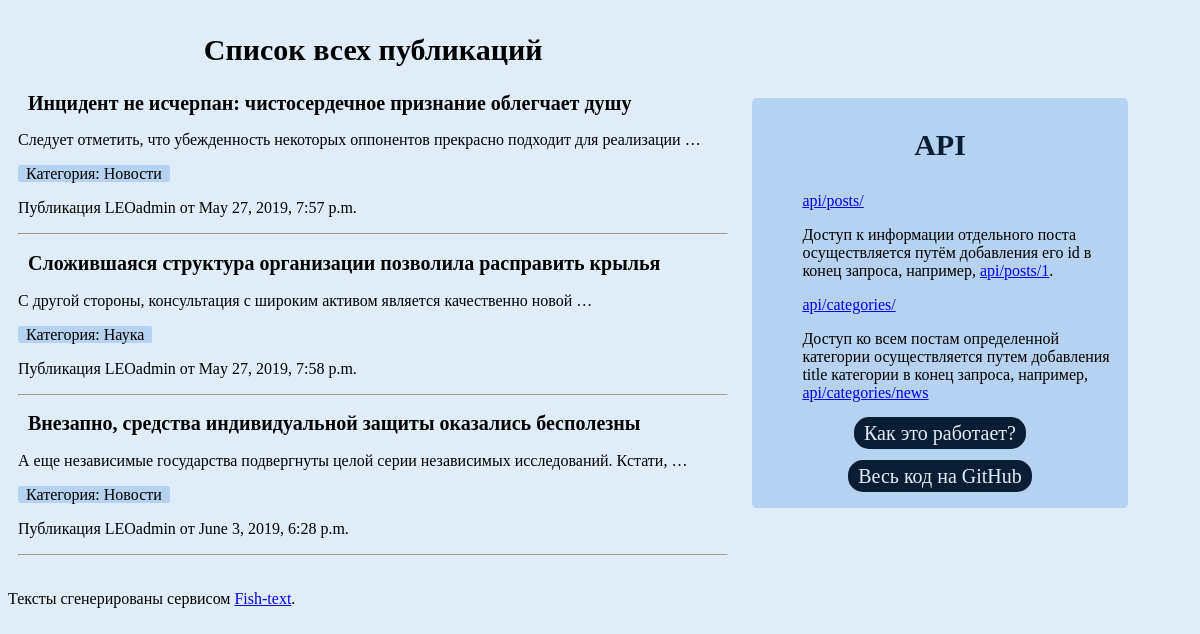
The page / on the database its author committed.
### posts/models.py (models this page shows, shortened)
class Post(models.Model):
    STATUS_CHOICES = (
        ('draft', 'Черновик'),
        ('published', 'Опубликован'),
    )
    title = models.CharField(
        max_length=250
    )
    slug = models.SlugField(
        max_length=250,
        unique_for_date='when_published'
    )
    author = models.ForeignKey(
        User,
        on_delete=models.CASCADE,
        related_name='blog_posts'
    )
    body = models.TextField()
    when_published = models.DateTimeField(
        default=timezone.now
    )
    created = models.DateTimeField(
        auto_now_add=True
    )
    updated = models.DateTimeField(
        auto_now=True
    )
    status = models.CharField(
        max_length=10,
        choices=STATUS_CHOICES,
        default='draft'
    )
    category = models.ForeignKey(
        Categories,
        null=True,
        blank=True,
        on_delete=models.SET_NULL,
        related_name='back_to_posts',
    )

class Categories(models.Model):
    CATEGORIES_CHOICES = (
        ('news', 'Новости'),
        ('economics', 'Экономика'),
        ('science', 'Наука'),
        ('tech', 'Техника'),
        ('it', 'IT'),
        ('none', 'Без категории')
    )
    title = models.CharField(
        max_length=20,
        choices=CATEGORIES_CHOICES,
        default='none'
    )
    slug = models.SlugField(
        max_length=20
    )

### posts/views.py (the view)
class PostsListView(ListView):
    queryset = Post.objects.filter(status="published")
    context_object_name = "posts"
    template = "posts/list.html"

### posts/templates/posts/post_list.html (shortened to what this page needs)
<!DOCTYPE html>
<html lang="en">
<div class="column column1">
<article>
	<header>
		<h1>Список всех публикаций</h1>
	</header>
    {% for pub in posts %}
        <h2>{{ pub.title }}</h2>
        {{ pub.body|truncatewords:10|linebreaks }}
    <p><span class="category"> &nbsp; Категория: {{ pub.category.get_title_display }} &nbsp; </span></p>
        <p>
            Публикация {{ pub.author }} от {{ pub.when_published }}
        </p>
    <hr>
    {% empty %}
        <h2>Публикаций нет</h2>
        <p>Чтобы добавить что-то в список, зайдите в админку и добавьте их оттуда.</p>
    {% endfor %}
</article>
</div>
<div class="column column2">
    <h3>API</h3>
    <ul>
        <li><a href="/api/posts/" target="_blank">api/posts/</a><p>Доступ к информации отдельного поста
            осуществляется путём добавления его id в конец запроса,
            например, <a href="/api/posts/1" target="_blank">api/posts/1</a>.</p></li>
        <li><a href="/api/categories/" target="_blank">api/categories/</a><p>Доступ ко всем постам определенной категории
        осуществляется путем добавления title категории в конец запроса, например,
            <a href="/api/categories/news" target="_blank">api/categories/news</a></p></li>
    </ul>
    <p class="how">
        <a href="/how" style="color: #E1ECF9; text-decoration:none; background-color: #091D34; padding: 5px 10px 5px 10px;
    border-radius: 15px
">Как это работает?</a></p>
    <p class="how">
        <a href="https://github.com/ENZ0g/blog" target="_blank" style="color: #E1ECF9; text-decoration:none; background-color: #091D34; padding: 5px 10px 5px 10px;
    border-radius: 15px
">Весь код на GitHub</a></p>
</div>
<p>Тексты сгенерированы сервисом <a href="https://fish-text.ru" target="_blank">Fish-text</a>.</p>

### posts/templates/posts/post_list.html (style rules this page uses)
.column { margin-bottom: 10px; margin-right: 10px; padding: 0 10px 0 10px; display: inline-block; vertical-align: top; }
.column1 { width: 60%; }
.column2 { margin-top: 90px; width: 30%; background-color: #B6D2F1; border-radius: 5px;c }
h1 { font-size: 30px; text-align: center; }
h2 { font-size: 20px; padding-left: 10px; }
h3 { color: #091D34; font-size: 30px; text-align: center; }
ul { list-style-type: none; }
.category { background-color: #B6D2F1; border-radius: 2px; }
.how { font-size: 20px; text-align: center; }

### rows shown on the page
Post: title "Инцидент не исчерпан: чистосердечное признание облегчает душу", body "Следует отметить, что убежденность некоторых оппонентов прекрасно подходит для реализации …", category "Новости", author "LEOadmin", when_published "May 27, 2019, 7:57 p.m."
Post: title "Сложившаяся структура организации позволила расправить крылья", body "С другой стороны, консультация с широким активом является качественно новой …", category "Наука", author "LEOadmin", when_published "May 27, 2019, 7:58 p.m."
Post: title "Внезапно, средства индивидуальной защиты оказались бесполезны", body "А еще независимые государства подвергнуты целой серии независимых исследований. Кстати, …", category "Новости", author "LEOadmin", when_published "June 3, 2019, 6:28 p.m."
